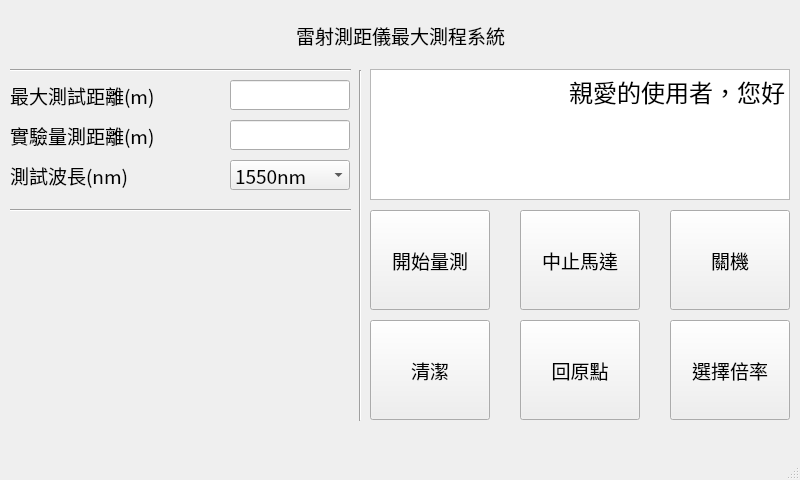
<?xml version="1.0" encoding="UTF-8"?>
<ui version="4.0">
 <class>MainWindow</class>
 <widget class="QMainWindow" name="MainWindow">
  <property name="geometry">
   <rect>
    <x>0</x>
    <y>0</y>
    <width>800</width>
    <height>480</height>
   </rect>
  </property>
  <property name="font">
   <font>
    <family>Noto Sans CJK TC</family>
    <pointsize>18</pointsize>
   </font>
  </property>
  <property name="windowTitle">
   <string>MainWindow</string>
  </property>
  <widget class="QWidget" name="centralwidget">
   <widget class="QPushButton" name="Start">
    <property name="geometry">
     <rect>
      <x>370</x>
      <y>210</y>
      <width>120</width>
      <height>100</height>
     </rect>
    </property>
    <property name="font">
     <font>
      <family>Noto Sans CJK TC Medium</family>
      <pointsize>14</pointsize>
     </font>
    </property>
    <property name="text">
     <string>開始量測</string>
    </property>
   </widget>
   <widget class="QTextBrowser" name="Display">
    <property name="geometry">
     <rect>
      <x>370</x>
      <y>69</y>
      <width>420</width>
      <height>131</height>
     </rect>
    </property>
    <property name="font">
     <font>
      <family>Noto Sans CJK TC Medium</family>
      <pointsize>14</pointsize>
     </font>
    </property>
    <property name="html">
     <string>&lt;!DOCTYPE HTML PUBLIC &quot;-//W3C//DTD HTML 4.0//EN&quot; &quot;http://www.w3.org/TR/REC-html40/strict.dtd&quot;&gt;
&lt;html&gt;&lt;head&gt;&lt;meta name=&quot;qrichtext&quot; content=&quot;1&quot; /&gt;&lt;style type=&quot;text/css&quot;&gt;
p, li { white-space: pre-wrap; }
&lt;/style&gt;&lt;/head&gt;&lt;body style=&quot; font-family:'Noto Sans CJK TC Medium'; font-size:14pt; font-weight:400; font-style:normal;&quot;&gt;
&lt;p align=&quot;right&quot; style=&quot; margin-top:12px; margin-bottom:12px; margin-left:0px; margin-right:0px; -qt-block-indent:0; text-indent:0px;&quot;&gt;&lt;span style=&quot; font-family:'Noto Sans CJK TC'; font-size:18pt;&quot;&gt;親愛的使用者，您好&lt;/span&gt;&lt;/p&gt;&lt;/body&gt;&lt;/html&gt;</string>
    </property>
   </widget>
   <widget class="QLineEdit" name="Theoretical_distance">
    <property name="geometry">
     <rect>
      <x>230</x>
      <y>80</y>
      <width>120</width>
      <height>30</height>
     </rect>
    </property>
    <property name="font">
     <font>
      <family>Noto Sans CJK TC Medium</family>
      <pointsize>14</pointsize>
     </font>
    </property>
   </widget>
   <widget class="QLabel" name="label">
    <property name="geometry">
     <rect>
      <x>10</x>
      <y>80</y>
      <width>220</width>
      <height>30</height>
     </rect>
    </property>
    <property name="font">
     <font>
      <family>Noto Sans CJK TC Medium</family>
      <pointsize>14</pointsize>
     </font>
    </property>
    <property name="text">
     <string>最大測試距離(m)</string>
    </property>
    <property name="alignment">
     <set>Qt::AlignLeading|Qt::AlignLeft|Qt::AlignVCenter</set>
    </property>
   </widget>
   <widget class="Line" name="line">
    <property name="geometry">
     <rect>
      <x>350</x>
      <y>70</y>
      <width>20</width>
      <height>351</height>
     </rect>
    </property>
    <property name="orientation">
     <enum>Qt::Vertical</enum>
    </property>
   </widget>
   <widget class="QPushButton" name="Stop">
    <property name="geometry">
     <rect>
      <x>520</x>
      <y>210</y>
      <width>120</width>
      <height>100</height>
     </rect>
    </property>
    <property name="font">
     <font>
      <family>Noto Sans CJK TC Medium</family>
      <pointsize>14</pointsize>
     </font>
    </property>
    <property name="text">
     <string>中止馬達</string>
    </property>
   </widget>
   <widget class="QPushButton" name="Shutdown">
    <property name="geometry">
     <rect>
      <x>670</x>
      <y>210</y>
      <width>120</width>
      <height>100</height>
     </rect>
    </property>
    <property name="font">
     <font>
      <family>Noto Sans CJK TC Medium</family>
      <pointsize>14</pointsize>
     </font>
    </property>
    <property name="text">
     <string>關機</string>
    </property>
   </widget>
   <widget class="QLabel" name="label_2">
    <property name="geometry">
     <rect>
      <x>10</x>
      <y>120</y>
      <width>220</width>
      <height>30</height>
     </rect>
    </property>
    <property name="font">
     <font>
      <family>Noto Sans CJK TC Medium</family>
      <pointsize>14</pointsize>
     </font>
    </property>
    <property name="text">
     <string>實驗量測距離(m)</string>
    </property>
    <property name="alignment">
     <set>Qt::AlignLeading|Qt::AlignLeft|Qt::AlignVCenter</set>
    </property>
   </widget>
   <widget class="QLineEdit" name="Measure_distance">
    <property name="geometry">
     <rect>
      <x>230</x>
      <y>120</y>
      <width>120</width>
      <height>30</height>
     </rect>
    </property>
    <property name="font">
     <font>
      <family>Noto Sans CJK TC Medium</family>
      <pointsize>14</pointsize>
     </font>
    </property>
   </widget>
   <widget class="QLabel" name="label_3">
    <property name="geometry">
     <rect>
      <x>10</x>
      <y>160</y>
      <width>220</width>
      <height>30</height>
     </rect>
    </property>
    <property name="font">
     <font>
      <family>Noto Sans CJK TC Medium</family>
      <pointsize>14</pointsize>
     </font>
    </property>
    <property name="text">
     <string>測試波長(nm)</string>
    </property>
    <property name="alignment">
     <set>Qt::AlignLeading|Qt::AlignLeft|Qt::AlignVCenter</set>
    </property>
   </widget>
   <widget class="QPushButton" name="Clean">
    <property name="geometry">
     <rect>
      <x>370</x>
      <y>320</y>
      <width>120</width>
      <height>100</height>
     </rect>
    </property>
    <property name="font">
     <font>
      <family>Noto Sans CJK TC Medium</family>
      <pointsize>14</pointsize>
     </font>
    </property>
    <property name="text">
     <string>清潔</string>
    </property>
   </widget>
   <widget class="QPushButton" name="Backhome">
    <property name="geometry">
     <rect>
      <x>520</x>
      <y>320</y>
      <width>120</width>
      <height>100</height>
     </rect>
    </property>
    <property name="font">
     <font>
      <family>Noto Sans CJK TC Medium</family>
      <pointsize>14</pointsize>
     </font>
    </property>
    <property name="text">
     <string>回原點</string>
    </property>
   </widget>
   <widget class="QPushButton" name="Select">
    <property name="geometry">
     <rect>
      <x>670</x>
      <y>320</y>
      <width>120</width>
      <height>100</height>
     </rect>
    </property>
    <property name="font">
     <font>
      <family>Noto Sans CJK TC Medium</family>
      <pointsize>14</pointsize>
     </font>
    </property>
    <property name="text">
     <string>選擇倍率</string>
    </property>
   </widget>
   <widget class="Line" name="line_2">
    <property name="geometry">
     <rect>
      <x>10</x>
      <y>60</y>
      <width>341</width>
      <height>21</height>
     </rect>
    </property>
    <property name="orientation">
     <enum>Qt::Horizontal</enum>
    </property>
   </widget>
   <widget class="QLabel" name="label_4">
    <property name="geometry">
     <rect>
      <x>10</x>
      <y>20</y>
      <width>781</width>
      <height>30</height>
     </rect>
    </property>
    <property name="font">
     <font>
      <family>Noto Sans CJK TC Medium</family>
      <pointsize>14</pointsize>
     </font>
    </property>
    <property name="text">
     <string>雷射測距儀最大測程系統</string>
    </property>
    <property name="alignment">
     <set>Qt::AlignCenter</set>
    </property>
   </widget>
   <widget class="Line" name="line_3">
    <property name="geometry">
     <rect>
      <x>10</x>
      <y>200</y>
      <width>341</width>
      <height>21</height>
     </rect>
    </property>
    <property name="orientation">
     <enum>Qt::Horizontal</enum>
    </property>
   </widget>
   <widget class="QLabel" name="picture">
    <property name="geometry">
     <rect>
      <x>20</x>
      <y>220</y>
      <width>330</width>
      <height>200</height>
     </rect>
    </property>
    <property name="text">
     <string/>
    </property>
    <property name="pixmap">
     <pixmap>logo.png</pixmap>
    </property>
   </widget>
   <widget class="QComboBox" name="Select_wavelength">
    <property name="geometry">
     <rect>
      <x>230</x>
      <y>160</y>
      <width>120</width>
      <height>30</height>
     </rect>
    </property>
    <property name="font">
     <font>
      <family>Noto Sans CJK TC Medium</family>
      <pointsize>14</pointsize>
     </font>
    </property>
    <item>
     <property name="text">
      <string>1550nm</string>
     </property>
    </item>
    <item>
     <property name="text">
      <string>1064nm</string>
     </property>
    </item>
    <item>
     <property name="text">
      <string>905nm</string>
     </property>
    </item>
    <item>
     <property name="text">
      <string>808nm</string>
     </property>
    </item>
   </widget>
  </widget>
  <widget class="QMenuBar" name="menubar">
   <property name="geometry">
    <rect>
     <x>0</x>
     <y>0</y>
     <width>800</width>
     <height>25</height>
    </rect>
   </property>
  </widget>
  <widget class="QStatusBar" name="statusbar"/>
 </widget>
 <resources/>
 <connections/>
</ui>
